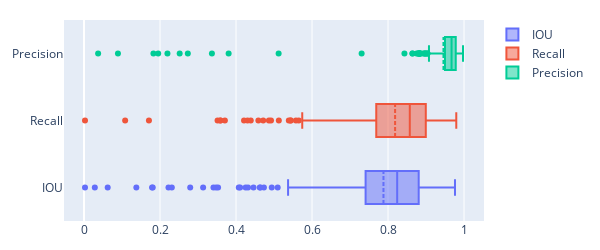

The cell this chart's notebook holds for it:
### Code cell
plot_box(nj30)

### Figure 1 — Plotly figure (JSON) as saved in the notebook; plotly's stock layout.template omitted (floating-point values rounded to 4 significant figures; data arrays with more than 128 entries replaced by an {"elided": "..."} marker saying what was removed)
{"data": [{"boxmean": true, "name": "IOU", "type": "box", "x": {"elided": "469 float values"}}, {"boxmean": true, "name": "Recall", "type": "box", "x": {"elided": "469 float values"}}, {"boxmean": true, "name": "Precision", "type": "box", "x": {"elided": "469 float values"}}], "layout": {"height": 250, "margin": {"b": 20, "l": 20, "r": 20, "t": 20}, "width": 600}}
